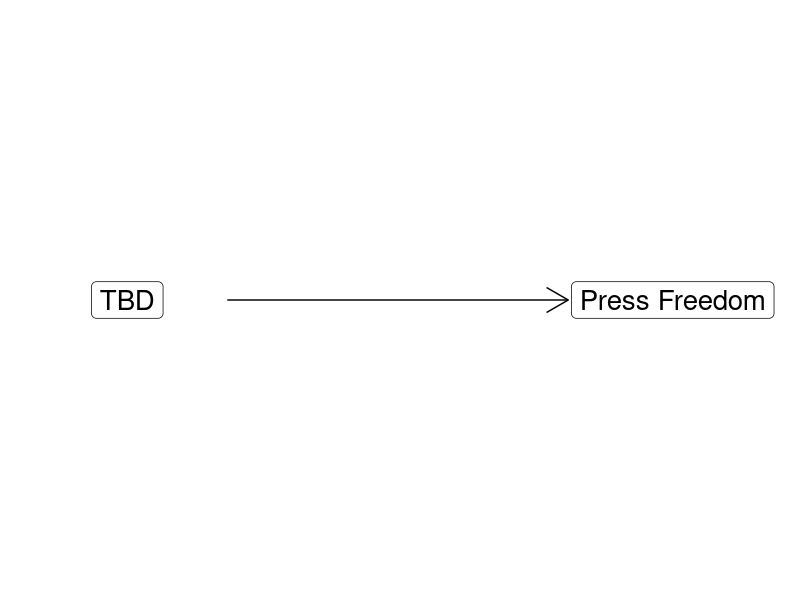

This chart was generated by the following R code: (Note: this script raises an error after producing the figure.)
## ---- chunk 1
library(tidyverse)
library(readxl)
library(kableExtra)
## ---- chunk 2
## Manual DAG
d1 <- tibble(
  x = c(-3, 3),
  y = c(1, 1),
  labels = c("TBD", "Press Freedom")
)

ggplot(data = d1, aes(x = x, y = y)) +
  geom_point(size = 8) +
  theme_void() +
  coord_cartesian(xlim = c(-4, 4)) +
  geom_label(aes(label = labels), size = 7) +
  annotate("segment", x = -1.9, xend = 1.85, y = 1, yend = 1, arrow = arrow())
## ---- chunk 3
set.seed(134)

mpg |>
  slice_sample(n = 9) |>
  kbl(digits = 1, align = c('l', 'l', rep('c', 9))) |>
  kableExtra::kable_styling(font_size = 24)
## ---- chunk 4
knitr::include_graphics("Images/01_2-levels_measurement.png")
## ---- chunk 5
set.seed(134)

mpg |>
  slice_sample(n = 10) |>
  kbl(digits = 1, align = c('l', 'l', rep('c', 9))) |>
  column_spec(6:7, background = "pink") |>
  kableExtra::kable_styling(font_size = 22)
## ---- chunk 6
options(width = 40)
## ---- chunk 7
table(mpg$trans)
## ---- chunk 8
table(mpg$drv)
## ---- chunk 9
# Cross-tabulation Table
table(mpg$trans, mpg$drv)
## ---- chunk 10
options(width = 90)
## ---- chunk 11
# Convert cross-tabs into overall proportions (%s)
proportions(table(mpg$trans, mpg$drv))
## ---- chunk 12
proportions(table(mpg$class, mpg$drv))
## ---- chunk 13
# Proportions by Row
proportions(table(mpg$class, mpg$drv), margin = 1)
## ---- chunk 14
# Proportions by Column
proportions(table(mpg$class, mpg$drv), margin = 2)
## ---- chunk 15
knitr::include_graphics("Images/08_2-probability.jpg")
## ---- chunk 16
# Proportions by Row
proportions(table(mpg$class, mpg$drv), margin = 1)
## ---- chunk 17
set.seed(134)

mpg |>
  slice_sample(n = 10) |>
  kbl(digits = 1, align = c('l', 'l', rep('c', 9))) |>
  column_spec(7:8, background = "pink") |>
  kableExtra::kable_styling(font_size = 24)
## ---- chunk 18
table(mpg$drv)
## ---- chunk 19
summary(mpg$cty)
## ---- chunk 20
options(width = 80)
## ---- chunk 21
aggregate(data = mpg, cty ~ drv, FUN = mean)
## ---- chunk 22
aggregate(data = mpg, cty ~ drv, FUN = median)
## ---- chunk 23
aggregate(data = mpg, cty ~ drv, FUN = sd)
## ---- chunk 24
options(width = 80)
## ---- chunk 25
aggregate(data = mpg, cty ~ drv, FUN = summary)
## ---- chunk 26
aggregate(data = mpg, cty ~ drv, FUN = summary)
## ---- chunk 27
aggregate(data = mpg, hwy ~ drv, FUN = summary)
## ---- chunk 28
set.seed(134)

mpg |>
  slice_sample(n = 10) |>
  kbl(digits = 1, align = c('l', 'l', rep('c', 9))) |>
  column_spec(c(3, 8), background = "pink") |>
  kableExtra::kable_styling(font_size = 22)
## ---- chunk 29
aggregate(data = mpg, cty ~ displ, FUN = summary)
## ---- chunk 30
summary(mpg$displ)
## ---- chunk 31
mpg$displ2 <- cut(x = mpg$displ, 
                  breaks = c(0, 3.472, 8), 
                  labels = c("Small", "Large"))
## ---- chunk 32
table(mpg$displ2)
summary(mpg$cty)
## ---- chunk 33
aggregate(data = mpg, cty ~ displ2, FUN = summary)
## ---- chunk 34
mpg$displ3 <- cut(x = mpg$displ, 
                  breaks = c(0, 2.1, 4.1, 8), 
                  labels = c("Small", "Medium", "Large"))
## ---- chunk 35
table(mpg$displ3)

aggregate(data = mpg, cty ~ displ3, FUN = summary)
## ---- chunk 36
# Check the quantiles
summary(mpg$displ)

# Recode the variable
mpg$displ4 <- cut(x = mpg$displ, 
                  breaks = c(0, 2.4, 3.472, 4.6, 8), 
                  labels = c("1st Q", "2nd Q", "3rd Q", "4th Q"))

# Check the observations
table(mpg$displ4)

# Calculate the result
aggregate(data = mpg, cty ~ displ4, FUN = summary)
## ---- chunk 37
set.seed(134)

mpg |>
  select(-displ2) |>
  slice_sample(n = 7) |>
  kbl(digits = 1, align = c('l', 'l', rep('c', 9))) |>
  column_spec(c(3, 8), background = "pink") |>
  kableExtra::kable_styling(font_size = 21)
## ---- chunk 38
## Show correlations
cor_examples <- function(sd) {
    tibble(
    x = rnorm(50, mean = 8, sd = 2),
    y = x + rnorm(50, 0, sd),
    Group = str_c("Correlation: ", round(cor(x, y), 2))
    )
}

# Generate sims
set.seed(54)
rbind(cor_examples(1),
      cor_examples(3),
      cor_examples(18)) |>
ggplot(aes(x = x, y = y)) +
    geom_point() +
    geom_smooth(method = "lm", se = FALSE) +
    theme_bw() +
  labs(x = "", y = "") +
    facet_wrap(~Group, scales = "free")
## ---- chunk 39
# Show inverse correlations
inv_cor_examples <- function(sd) {
    tibble(
    x = rnorm(50, mean = 8, sd = 2),
    y = -2 * x + rnorm(50, 0, sd),
    Group = str_c("Correlation: ", round(cor(x, y), 2))
    )
}

set.seed(54)
rbind(inv_cor_examples(2),
      inv_cor_examples(6),
      inv_cor_examples(11)) |>
ggplot(aes(x = x, y = y)) +
    geom_point() +
    geom_smooth(method = "lm", se = FALSE) +
    theme_bw() +
  labs(x = "", y = "") +
    facet_wrap(~Group, scales = "free")
## ---- chunk 40
knitr::include_graphics("Images/10_1-Engines-Types.gif")
## ---- chunk 41
knitr::include_graphics("Images/10_1-mpg1.png")
## ---- chunk 42
pair1 <- tibble(anscombe[, c("x1", "y1")]) |> rename(x = x1, y = y1) |> mutate(Group = "Example 1")
pair2 <- tibble(anscombe[, c("x2", "y2")]) |> rename(x = x2, y = y2) |> mutate(Group = "Example 2")
pair3 <- tibble(anscombe[, c("x3", "y3")]) |> rename(x = x3, y = y3) |> mutate(Group = "Example 3")
pair4 <- tibble(anscombe[, c("x4", "y4")]) |> rename(x = x4, y = y4) |> mutate(Group = "Example 4")

d <- rbind(pair1, pair2, pair3, pair4)

d |>
    ggplot(aes(x = x, y = y)) +
    geom_point() +
    #geom_smooth(method = "lm", se = FALSE) +
    theme_bw() +
    facet_wrap(~ Group, ncol = 2) +
  labs(x = "", y = "")
## ---- chunk 43
pair1 <- tibble(anscombe[, c("x1", "y1")]) |> rename(x = x1, y = y1) |> mutate(Group = "Example 1")
pair2 <- tibble(anscombe[, c("x2", "y2")]) |> rename(x = x2, y = y2) |> mutate(Group = "Example 2")
pair3 <- tibble(anscombe[, c("x3", "y3")]) |> rename(x = x3, y = y3) |> mutate(Group = "Example 3")
pair4 <- tibble(anscombe[, c("x4", "y4")]) |> rename(x = x4, y = y4) |> mutate(Group = "Example 4")

d <- rbind(pair1, pair2, pair3, pair4)

d |>
    ggplot(aes(x = x, y = y)) +
    geom_point() +
    geom_smooth(method = "lm", se = FALSE) +
    theme_bw() +
    facet_wrap(~ Group, ncol = 2) +
  labs(x = "", y = "")
## ---- chunk 44
d |>
    group_by(Group) |>
    summarize(
        MeanX = round(mean(x), 1),
        MeanY = round(mean(y), 1),
        Correlation = round(cor(x,y), 2)
        ) |>
  kbl(align = c("l", "c", "c", "c")) |>
  kableExtra::kable_styling(font_size = 26)
## ---- chunk 45
# Calculate the correlation
cor(mpg$cty, mpg$hwy)
## ---- chunk 46
# Test of Correlation (Pearsons)
cor.test(mpg$cty, mpg$hwy)
## ---- chunk 47
diamonds |>
  select(price, cut, clarity, carat) |>
  slice_sample(n = 12) |>
  kbl(align = "c") |>
  kableExtra::kable_styling(font_size = 25)
